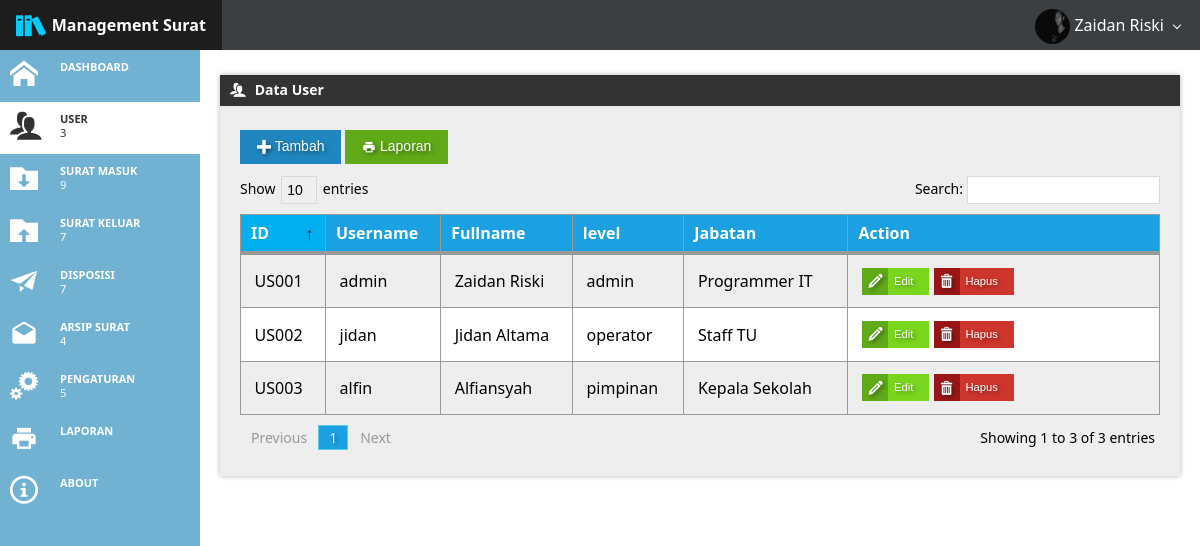
Page /user.php (signed in) on the committed database.
### tables this page shows
CREATE TABLE IF NOT EXISTS `user` (
  `id` varchar(5) NOT NULL,
  `username` varchar(50) NOT NULL,
  `password` varchar(50) NOT NULL,
  `fullname` varchar(255) NOT NULL,
  `level` varchar(20) NOT NULL,
  `jabatan` varchar(255) NOT NULL,
  `picture` varchar(255) NOT NULL DEFAULT 'avatar.png'
);

### user.php (the view, shortened to what this page needs)
<html>
<head lang="en">
        <link href="css/metro.css" rel="stylesheet">
    <link href="css/metro-icons.css" rel="stylesheet">
    <link href="css/metro-responsive.css" rel="stylesheet">
    <link href="css/metro-schemes.css" rel="stylesheet">
    <link href="css/docs.css" rel="stylesheet">
</head>
<body style=" overflow: hidden;">
<?php
 require_once("koneksi.php");
if(!isset($_SESSION['username'])) {
header("location:login.php"); }
else{
    $username = $_SESSION['username'];
}
$sql = "SELECT id, fullname, level, picture FROM user WHERE username = '$username'";
$result = mysqli_query($conn, $sql);
if (mysqli_num_rows($result) > 0) {
    while($row = mysqli_fetch_assoc($result)) {
        $fullname = $row["fullname"];
        $picture = $row["picture"];
    }
}
?>
    <?php
    require_once("judul.php");
    ?>
    <div class="page-content">
        <div class="flex-grid no-responsive-future container" style="height: 100%;">
            <div class="row" style="height: 100%">
                <?php
                require_once("sidebar.php");
                ?>
                <div class="cell auto-size padding20 no-padding-top bg-white container" id="cell-content div1"  style="overflow: scroll;">
                    <div class="window" style="margin-top:25px;">
                            <div class="window-caption bg-grayDark fg-white">
                                <span class="window-caption-icon"><span class="mif-users"></span></span>
                                <span class="window-caption-title">Data User</span>
                            </div>
                            <div class="window-content bg-grayLighter padding20" style="height: auto;">
                                    <button class="button primary text-shadow" onclick="showDialog('dialog')" ><span class="mif-plus"></span> Tambah</button>
                                    <a href="laporan/user.php" target="_blank"><button class="button success text-shadow" onclick="return confirm('Cetak Laporan?')" ><span class="mif-print"></span> Laporan</button></a>
                                    <table class="table dataTable striped hovered cell-hovered border bordered" data-role="datatable" data-searching="true" id="tableuser" >
                                        <thead class="bg-blue">
                                        <tr>
                                            <td style="width:15px;" class="fg-white bg-blue">ID</td>
                                            <td class="fg-white bg-cyan">Username</td>
                                            <td class="fg-white bg-cyan">Fullname</td>
                                            <td class="fg-white bg-cyan">level</td>
                                            <td class="fg-white bg-cyan">Jabatan</td>
                                            <td style="width:300px;" class="fg-white bg-cyan">Action</td>
                                        </tr>
                                        </thead>
                                        <?php
                                            $sql = "SELECT id, username, fullname, level, jabatan FROM user";
                                            $result = mysqli_query($conn, $sql);
                                            if ($result->num_rows > 0) {
                                                 while($row = $result->fetch_assoc()) {
                                        ?>
                                        <tr>
                                            <td><?php echo $row["id"]; ?></td>
                                            <td><?php echo $row["username"] ?></td>
                                            <td><?php echo $row["fullname"]; ?></td>
                                            <td><?php echo $row["level"]; ?></td>
                                            <td><?php echo $row["jabatan"]; ?></td>
                                            <td style="width: 30px">
                                                <a href="edituser.php?id=<?php echo $row["id"]; ?>"><button class="image-button small-button bg-lightGreen fg-white text-shadow" onclick="">
                                                Edit
                                                <span class="icon mif-pencil bg-green"></span>
                                                </button>
                                                <a href="hapususer.php?id=<?php echo $row["id"]; ?>"><button class="image-button small-button bg-red fg-white text-shadow" onclick="return confirm('Apakah Anda Yakin Untuk Menghapus User?')">
                                                Hapus
                                                <span class="icon mif-bin bg-darkRed"></span>
                                                </button></a>
                                            </td>
                                        </tr>
                                        <?php
                                    }
                                }
                                        ?>
                                    </table>
                                    <br />
                                    <br />
                            </div>
                        </div>
                </div>
            </div>
        </div>
    </div>
</body>
</html>

### judul.php (shortened to what this page needs)
<div class="app-bar fixed-top darcula" data-role="appbar" id="judul">
        <a class="app-bar-element branding" id="judul2"><span class="mif-books mif-2x fg-lighterBlue"></span> <b>Management Surat</b></a>
        <div class="app-bar-element place-right" id="judul2">
           <span class="dropdown-toggle"><img src="<?php echo "img/$picture"; ?>" id="gambarpp"> <?php echo $fullname;?></span>
        </div>
    </div>

### css/metro-responsive.css (style rules this page uses)
@media screen and (max-width: 1400px) { html { font-size: 110%; } }
@media screen and (max-width: 1200px) { html { font-size: 100%; } }

### css/metro-schemes.css (style rules this page uses)
.app-bar.darcula { background-color: #3c3f41; }
.app-bar.darcula .app-bar-element .dropdown-toggle:before, .app-bar.darcula .app-bar-menu li .dropdown-toggle:before { border-color: #ffffff; }

### css/docs.css (style rules this page uses)
.page-content { padding-top: 48px; }

### user.php (style rules this page uses)
html, body { height: 100%; }
body { background-color: #F0F0F0; }
.page-content { padding-top: 3.125rem; min-height: 100%; height: 100%; }
#tableuser { font-size: 16px; background-color: white; padding-bottom: 50px; }

### judul.php (style rules this page uses)
#gambarpp { width: 35px; height: 35px; border-radius: 50%; margin: auto; }

### rows in the picture
user: picture (picture), fullname "Zaidan Riski", id "US001", username "admin", level "admin", jabatan "Programmer IT"
user: id "US002", username "jidan", fullname "Jidan Altama", level "operator", jabatan "Staff TU"
user: id "US003", username "alfin", fullname "Alfiansyah", level "pimpinan", jabatan "Kepala Sekolah"

### other values in the picture
mysqli_num_rows($result) "3"
mysqli_num_rows($result) "9"
mysqli_num_rows($result) "7"
mysqli_num_rows($result) "4"
mysqli_num_rows($result) "5"
